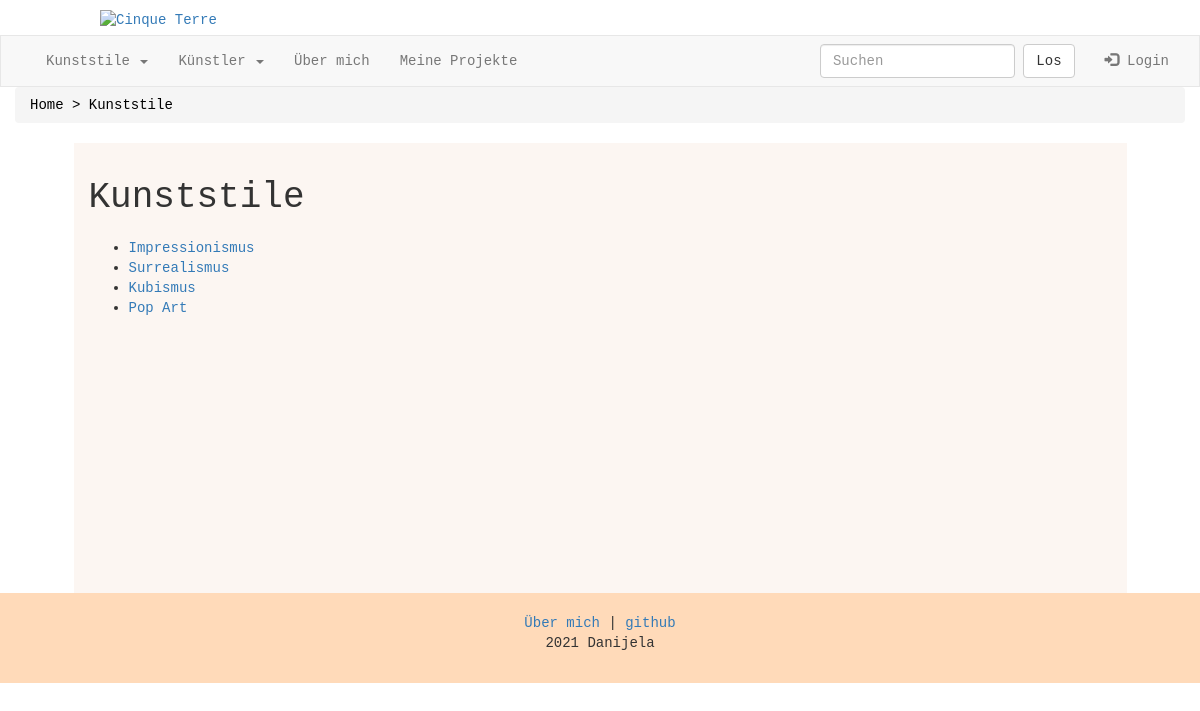
/stile.php, run on the app's committed database.
### tables this page shows
CREATE TABLE `stilrichtung` (
  `ID` int(11) NOT NULL,
  `Stilrichtung` varchar(50) NOT NULL
);

### stile.php (the view, shortened to what this page needs)
<?php require_once "header.php" ?>
<?php
mysqli_data_seek($reskunst,0);
?>
<!DOCTYPE html>
<html lang="de">
  <head>
    <link rel=stylesheet href="style.css">
    </head>
<body>
<div class="container-fluid">
<nav aria-label="breadcrumb">
  <ol class="breadcrumb">
      <li class="breadcrumb-item active" aria-current="page"><a href="index.php"> Home > </a> <a href="stile.php"> Kunststile</a></li>
  </ol>
</nav>
</div>
<div class="container-fluid">
<div class="content">
<h1>Kunststile</h1>
<ul>
   <?php  while ($row = $reskunst -> fetch_assoc()) { ?>
               <li><a href="kunststil.php?id=<?php echo $row['ID'];?>"><?php echo $row["Stilrichtung"]; ?></a></li>
         <?php }  ?>
         </ul>
</div>
</div>
<?php require_once "footer.php" ?>
  </body>
</html>

### style.css (style rules this page uses)
h1 { margin-bottom: 20px; }
.breadcrumb a { color: black; }
.content { background-color: rgba(250,240,233,0.6); padding:15px; min-height: 450px; width: 90%; margin: auto; }
* { font-family: 'Courier'; }
body { height: 100%; margin: 0; background-image: url("htdocs/white_wall.png"); }

### data on the page
stilrichtung: Stilrichtung "Impressionismus"
stilrichtung: Stilrichtung "Surrealismus"
stilrichtung: Stilrichtung "Kubismus"
stilrichtung: Stilrichtung "Pop Art"
